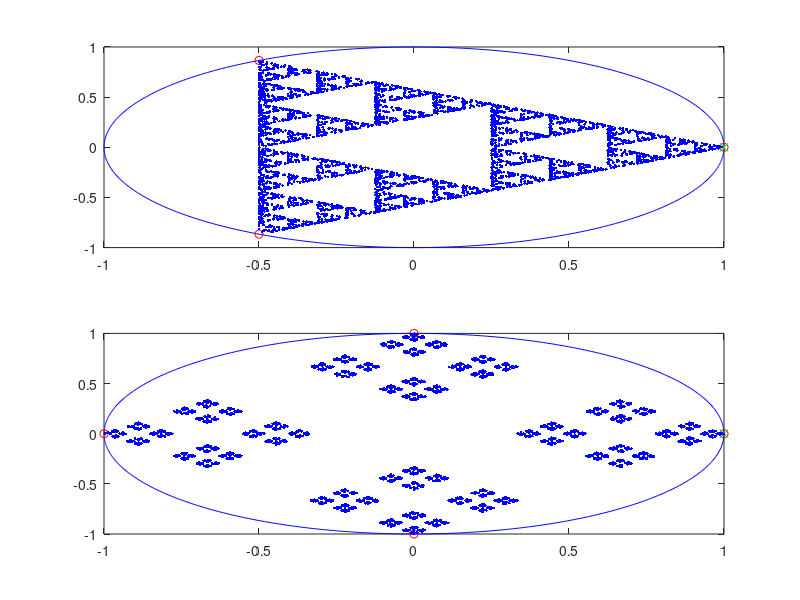

Recreate this plot in MATLAB. (Note: this script raises an error after producing the figure.)
%% HW1

%% problem 1 -- fun with random sequences
% Started at 1:00 PM
% Finished at 1:20 PM
% Part 1

pt_circ_func = @(r,theta) [r*cos(theta), r*sin(theta)];

r = 1;
init_pts_ct = 3;
thetas = linspace(0,2*pi, init_pts_ct+1)';
init_pts = pt_circ_func(r, thetas(1:init_pts_ct));

thetas = 0:0.01:2*pi;
circ = pt_circ_func(r, thetas');

N = 5000;
alpha = 1/2;

P = zeros(N+1, 2);
P(1,:) = init_pts(1,:);

for i = 1:N
    P(i+1,:) = alpha*P(i,:) + (1-alpha)*init_pts(randi(init_pts_ct),:); 
end

subplot(2,1,1);
plot(circ(:,1), circ(:,2), 'b-');
hold on
plot(init_pts(:,1), init_pts(:,2), 'ro');
plot(init_pts(1,1), init_pts(1,2), 'gx');
plot(P(2:end,1), P(2:end, 2), 'b.');
hold off

% part 2
init_pts_ct = 4;
thetas = linspace(0,2*pi, init_pts_ct+1)';
init_pts = pt_circ_func(r, thetas(1:init_pts_ct));

thetas = 0:0.01:2*pi;
circ = pt_circ_func(r, thetas');

N = 5000;
alpha = 1/3;

P = zeros(N+1, 2);
P(1,:) = init_pts(1,:);

for i = 1:N
    P(i+1,:) = alpha*P(i,:) + (1-alpha)*init_pts(randi(init_pts_ct),:); 
end

subplot(2,1,2);
plot(circ(:,1), circ(:,2), 'b-');
hold on
plot(init_pts(:,1), init_pts(:,2), 'ro');
plot(init_pts(1,1), init_pts(1,2), 'gx');
plot(P(2:end,1), P(2:end, 2), 'b.');
hold off

%% Problem 2
% Start time at 1:20 PM
% End time at 1:38 PM
syms t
x = (1 + (t-2)^2)*sin(3*t);
dx = diff(x,t); 
ddx = diff(x,t,2);

y = t^3 - 6*t^2 + 2*t + 5;
dy = diff(y,t);
ddy = diff(y,t,2);


t_eval = 0:0.1:5;
subplot(3,2,1)
plot(t_eval, subs(x, t, t_eval), 'b-');

subplot(3,2,2)
[~,max_ind] = max(subs(y, t, t_eval));
[~,min_ind] = min(subs(y, t, t_eval));
y_vals = subs(y, t, t_eval);
plot(t_eval, y_vals, 'b-');
hold on;
plot(t_eval(max_ind), y_vals(max_ind), 'bo');
plot(t_eval(min_ind), y_vals(min_ind), 'rx');

subplot(3,2,3)
plot(t_eval, subs(dx, t, t_eval), 'b-');

subplot(3,2,4)
plot(t_eval, subs(dy, t, t_eval), 'b-');


subplot(3,2,5)
plot(t_eval, subs(ddx, t, t_eval), 'b-');

subplot(3,2,6)
plot(t_eval, subs(ddy, t, t_eval), 'b-');




